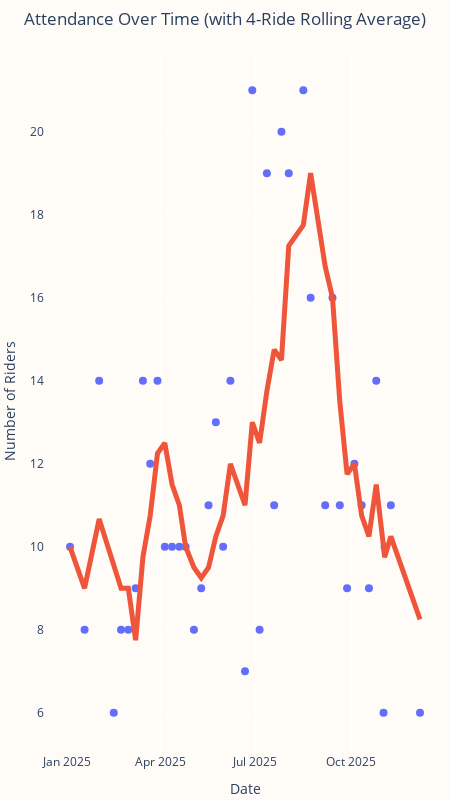

The notebook cell this image was saved under:
### Code cell
fig_attendance.update_layout(
    title_x=0.5,
    width=450,
    height=800,
    margin=dict(l=5, r=5, t=50, b=5),  # left, right, top, bottom margins
    yaxis=dict(title=None),
    yaxis_title='Number of Riders',
    plot_bgcolor='#fffcf7',
    paper_bgcolor='#fffcf7',
    # template='simple_white',
)
fig_attendance.update_traces(
    connectgaps=True, 
    line=dict(width=5),
)
fig_attendance.show()
# fig.write_image(f'{year}/{year}_attendance.png', format='png')
